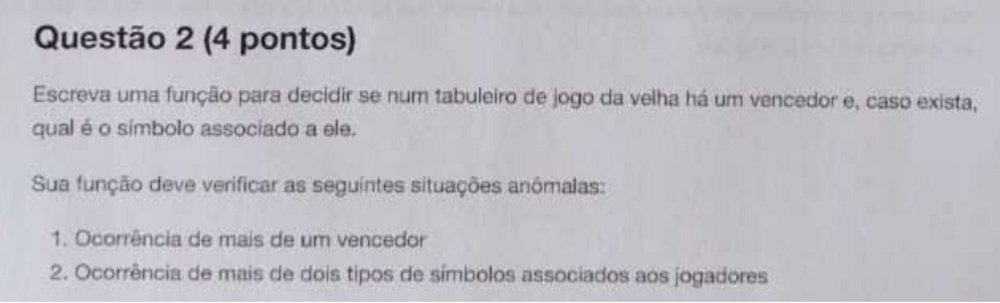
#> input picture Equalização Local do Histograma/prova.jpg, 1000 x 303 px, shrunk from 2625 x 795 before the run, found by its file name
$ python equalizeManual.py
#> lines starting #> are read from the running program, lines starting #| are printed output that depends on the picture
import cv2
import subprocess
import difflib
import matplotlib.pyplot as plt
import numpy as np

#ler conteúdo de um arquivo.txt
def ler_arquivo(arquivo):
    with open(arquivo, 'r', encoding='utf-8') as file:
        return file.read()

#similaridade entre dois textos
def calcular_similaridade(texto1, texto2):
    seq = difflib.SequenceMatcher(None, texto1, texto2)
    return seq.ratio() * 100  # Retorna o percentual de acerto

#calcular histograma
def calcular_histograma(regiao):
    hist, _ = np.histogram(regiao.flatten(), bins=256, range=[0,256])
    return hist

#equalizar o histograma
def equalizar_histograma(hist):
    cdf = np.cumsum(hist)  # Função de distribuição acumulada
    cdf_normalizada = (cdf - cdf.min()) * 255 / (cdf.max() - cdf.min())
    return np.uint8(cdf_normalizada)

#aplicar equalização local
def aplicar_equalizacao_local(imagem, tamanho_bloco=(8, 8), clip_limit=2.0):
    altura, largura = imagem.shape
    imagem_equalizada = np.zeros_like(imagem)

    #limitação de contraste
    def aplicar_clip_limit(hist, clip_limit):
        excessos = np.maximum(hist - clip_limit, 0)
        excesso_total = np.sum(excessos)
        hist[hist > clip_limit] = clip_limit
        hist = hist + excesso_total / 256  # Redistribui os excedentes
        return hist

    #processar imagem em blocos
    for i in range(0, altura, tamanho_bloco[0]):
        for j in range(0, largura, tamanho_bloco[1]):
            #limites de cada bloco
            x_end = min(i + tamanho_bloco[0], altura)
            y_end = min(j + tamanho_bloco[1], largura)

            #região (bloco) da imagem
            regiao = imagem[i:x_end, j:y_end]

            #histograma da região
            hist = calcular_histograma(regiao)

            #limitação do contraste clipLimit
            hist_clip = aplicar_clip_limit(hist, clip_limit)

            #equalização do histograma com clipLimit
            hist_normalizado = equalizar_histograma(hist_clip)

            #aplicar a equalização na região
            regiao_equalizada = cv2.LUT(regiao, hist_normalizado)

            #região equalizada na imagem final
            imagem_equalizada[i:x_end, j:y_end] = regiao_equalizada

    #filtro de média para suavizar a imagem (interpolação entre blocos)
    imagem_equalizada = cv2.medianBlur(imagem_equalizada, 3)

    return imagem_equalizada

#caminho da imagem original (no meu computador)
imagem_path = 'C:\\Users\\Wemerson\\Downloads\\prova.jpg'

#carregar imagem original em escala de cinza
imagem = cv2.imread(imagem_path, 0)
#> imagem: shape (303, 1000); min 13, max 255, mean 189.8

if imagem is None:
    raise FileNotFoundError(f"Erro: Não foi possível carregar a imagem no caminho: {imagem_path}")

#janela
tamanho_janela_1 = 5  # Janela 5x5
tamanho_janela_2 = 7  # Janela 7x7

#aplicação equalização local
imagem_eq_1 = aplicar_equalizacao_local(imagem, tamanho_bloco=(tamanho_janela_1, tamanho_janela_1), clip_limit=2.0)
#> after the loop in aplicar_equalizacao_local, `for i in range(0, altura, tamanho_bloco[0]):`:
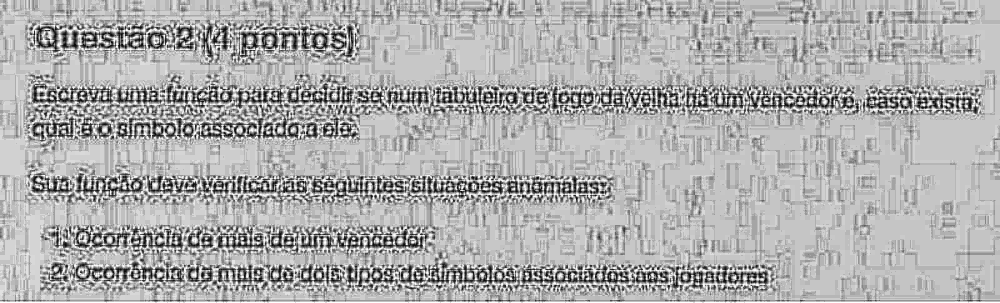
#> imagem_equalizada: shape (303, 1000); min 10, max 255, mean 174.2
#> in aplicar_equalizacao_local, `imagem_equalizada = cv2.medianBlur(imagem_equalizada, 3)`:
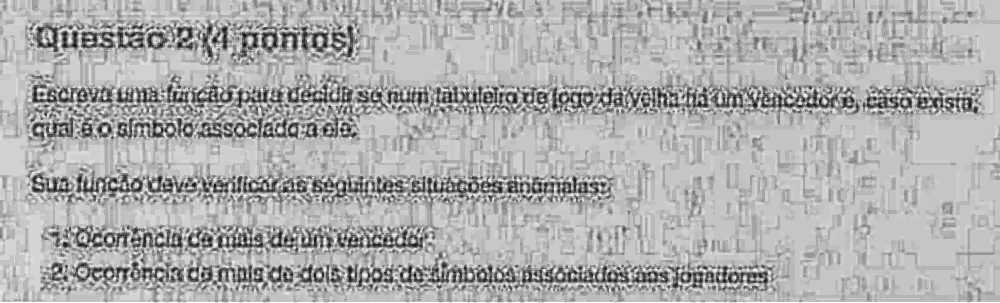
#> imagem_equalizada: shape (303, 1000); min 20, max 255, mean 174.7
imagem_eq_2 = aplicar_equalizacao_local(imagem, tamanho_bloco=(tamanho_janela_2, tamanho_janela_2), clip_limit=2.0)
#> call 2 of aplicar_equalizacao_local, with tamanho_bloco = (7, 7), clip_limit = 2
#> after the loop in aplicar_equalizacao_local (call 2), `for i in range(0, altura, tamanho_bloco[0]):`:
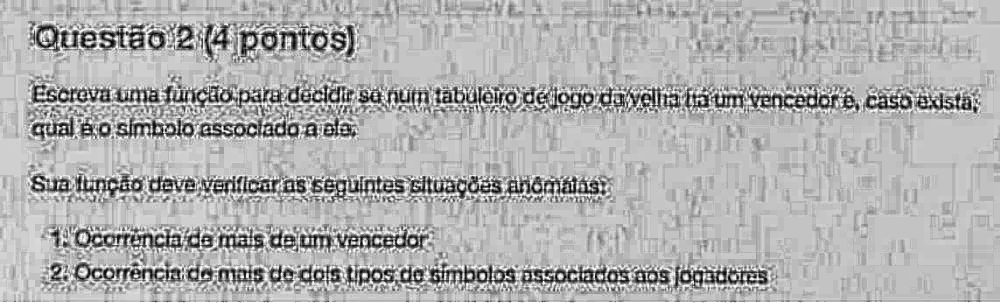
#> imagem_equalizada: shape (303, 1000); min 5, max 255, mean 176.3
#> in aplicar_equalizacao_local (call 2), `imagem_equalizada = cv2.medianBlur(imagem_equalizada, 3)`:
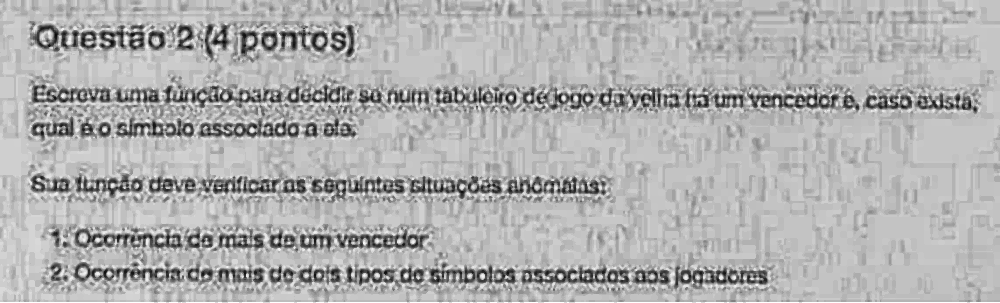
#> imagem_equalizada: shape (303, 1000); min 11, max 255, mean 176.2

#salvar imagens processadas.png
cv2.imwrite('imagem_bruta.png', imagem)
cv2.imwrite('imagem_equalizada_5x5.png', imagem_eq_1)
cv2.imwrite('imagem_equalizada_7x7.png', imagem_eq_2)

print("Imagens processadas salvas com sucesso.")

#realizar OCR nas imagens (criando PDFs com OCR)
subprocess.run(["ocrmypdf", "--image-dpi", "300", "imagem_bruta.png", "resultado_bruto.pdf"])
#> (this line was passed over: subprocess is not available in this run)
subprocess.run(["ocrmypdf", "--image-dpi", "300", "imagem_equalizada_5x5.png", "resultado_5x5.pdf"])
#> (this line was passed over: subprocess is not available in this run)
subprocess.run(["ocrmypdf", "--image-dpi", "300", "imagem_equalizada_7x7.png", "resultado_7x7.pdf"])
#> (this line was passed over: subprocess is not available in this run)

#caminho para pdftotext
poppler_path = r"C:\poppler\Library\bin\pdftotext.exe"

#gerar arquivos de texto a partir dos PDFs
subprocess.run([poppler_path, "resultado_bruto.pdf", "texto_bruto.txt"])
#> (this line was passed over: subprocess is not available in this run)
subprocess.run([poppler_path, "resultado_5x5.pdf", "texto_5x5.txt"])
#> (this line was passed over: subprocess is not available in this run)
subprocess.run([poppler_path, "resultado_7x7.pdf", "texto_7x7.txt"])
#> (this line was passed over: subprocess is not available in this run)

#texto original (referência digitada)
texto_original = """Questao 2 (4 pontos)

Escreva uma função para decidir se num tabuleiro de jogo da velha há um vencedor e, caso exista,
qual é o símbolo associado a ele.

Sua função deve verificar as seguintes situações anômalas:

1. Ocorrência de mais de um vencedor
2. Ocorrência de mais de dois tipos de símbolos associados aos jogadores"""

#ler textos extraídos dos arquivos.txt
texto_bruto = ler_arquivo("texto_bruto.txt")
#> (reads Equalização Local do Histograma/arquivos/texto_bruto.txt from the repository)
texto_5x5 = ler_arquivo("texto_5x5.txt")
#> (reads Equalização Local do Histograma/arquivos/texto_5x5.txt from the repository)
texto_7x7 = ler_arquivo("texto_7x7.txt")
#> (reads Equalização Local do Histograma/arquivos/texto_7x7.txt from the repository)

#similaridade entre textos
percentual_bruto = calcular_similaridade(texto_original, texto_bruto)
percentual_5x5 = calcular_similaridade(texto_original, texto_5x5)
percentual_7x7 = calcular_similaridade(texto_original, texto_7x7)

#arquivo markdown com tabela de comparação
tabela_markdown = f"""
| Arquivo           | Imagem Processada              | Arquivo PDF Gerado    | Arquivo de Texto Gerado | Percentual de Acerto (em relação ao Original)
|-------------------|--------------------------------|-----------------------|-------------------------|-----------------------------------------------
| Bruto             | imagem_bruta.png               | resultado_bruto.pdf   | texto_bruto.txt         | {percentual_bruto:.2f}%
| Eq.Janela 5x5     | imagem_equalizada_5x5.png      | resultado_5x5.pdf     | texto_5x5.txt           | {percentual_5x5:.2f}%
| Eq.Janela 7x7     | imagem_equalizada_7x7.png      | resultado_7x7.pdf     | texto_7x7.txt           | {percentual_7x7:.2f}%
"""

#salvar tabela markdown
with open("tabela_comparacao.md", "w") as f:
    f.write(tabela_markdown)

print("Tabela Markdown gerada com sucesso.")
